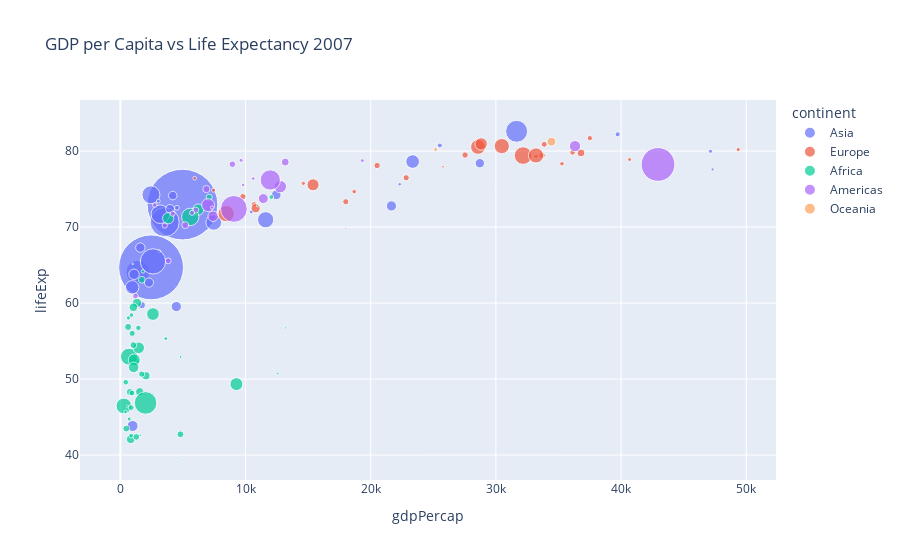

Notebook code cell kept with this figure:
### Markdown cell above
4. Add variables to appear in the hover tooltip by passing the optional input `hover_data`.
In this case, we add the column `country`

### Code cell
fig = px.scatter(df, x='gdpPercap', y ='lifeExp',
                 size='pop', size_max=50, 
                 color='continent', 
                 hover_data=['country'], 
                 title='GDP per Capita vs Life Expectancy 2007')

fig.show()

### Figure 1 — Plotly figure (JSON) as saved in the notebook; plotly's stock layout.template omitted (floating-point values rounded to 4 significant figures)
{"data": [{"customdata": [["Afghanistan"], ["Bahrain"], ["Bangladesh"], ["Cambodia"], ["China"], ["Hong Kong, China"], ["India"], ["Indonesia"], ["Iran"], ["Iraq"], ["Israel"], ["Japan"], ["Jordan"], ["Korea, Dem. Rep."], ["Korea, Rep."], ["Kuwait"], ["Lebanon"], ["Malaysia"], ["Mongolia"], ["Myanmar"], ["Nepal"], ["Oman"], ["Pakistan"], ["Philippines"], ["Saudi Arabia"], ["Singapore"], ["Sri Lanka"], ["Syria"], ["Taiwan"], ["Thailand"], ["Vietnam"], ["West Bank and Gaza"], ["Yemen, Rep."]], "hovertemplate": "continent=Asia<br>gdpPercap=%{x}<br>lifeExp=%{y}<br>pop=%{marker.size}<br>country=%{customdata[0]}<extra></extra>", "legendgroup": "Asia", "marker": {"color": "#636efa", "size": [31889923, 708573, 150448339, 14131858, 1318683096, 6980412, 1110396331, 223547000, 69453570, 27499638, 6426679, 127467972, 6053193, 23301725, 49044790, 2505559, 3921278, 24821286, 2874127, 47761980, 28901790, 3204897, 169270617, 91077287, 27601038, 4553009, 20378239, 19314747, 23174294, 65068149, 85262356, 4018332, 22211743], "sizemode": "area", "sizeref": 527500.0, "symbol": "circle"}, "mode": "markers", "name": "Asia", "orientation": "v", "showlegend": true, "type": "scatter", "x": [974.6, 29800.0, 1391.0, 1714.0, 4959.0, 39720.0, 2452.0, 3541.0, 11610.0, 4471.0, 25520.0, 31660.0, 4519.0, 1593.0, 23350.0, 47310.0, 10460.0, 12450.0, 3096.0, 944, 1091.0, 22320.0, 2606.0, 3190.0, 21650.0, 47140.0, 3970.0, 4185.0, 28720.0, 7458.0, 2442.0, 3025.0, 2281.0], "xaxis": "x", "y": [43.83, 75.64, 64.06, 59.72, 72.96, 82.21, 64.7, 70.65, 70.96, 59.55, 80.75, 82.6, 72.53, 67.3, 78.62, 77.59, 71.99, 74.24, 66.8, 62.07, 63.78, 75.64, 65.48, 71.69, 72.78, 79.97, 72.4, 74.14, 78.4, 70.62, 74.25, 73.42, 62.7], "yaxis": "y"}, {"customdata": [["Albania"], ["Austria"], ["Belgium"], ["Bosnia and Herzegovina"], ["Bulgaria"], ["Croatia"], ["Czech Republic"], ["Denmark"], ["Finland"], ["France"], ["Germany"], ["Greece"], ["Hungary"], ["Iceland"], ["Ireland"], ["Italy"], ["Montenegro"], ["Netherlands"], ["Norway"], ["Poland"], ["Portugal"], ["Romania"], ["Serbia"], ["Slovak Republic"], ["Slovenia"], ["Spain"], ["Sweden"], ["Switzerland"], ["Turkey"], ["United Kingdom"]], "hovertemplate": "continent=Europe<br>gdpPercap=%{x}<br>lifeExp=%{y}<br>pop=%{marker.size}<br>country=%{customdata[0]}<extra></extra>", "legendgroup": "Europe", "marker": {"color": "#EF553B", "size": [3600523, 8199783, 10392226, 4552198, 7322858, 4493312, 10228744, 5468120, 5238460, 61083916, 82400996, 10706290, 9956108, 301931, 4109086, 58147733, 684736, 16570613, 4627926, 38518241, 10642836, 22276056, 10150265, 5447502, 2009245, 40448191, 9031088, 7554661, 71158647, 60776238], "sizemode": "area", "sizeref": 527500.0, "symbol": "circle"}, "mode": "markers", "name": "Europe", "orientation": "v", "showlegend": true, "type": "scatter", "x": [5937.0, 36130.0, 33690.0, 7446.0, 10680.0, 14620.0, 22830.0, 35280.0, 33210.0, 30470.0, 32170.0, 27540.0, 18010.0, 36180.0, 40680.0, 28570.0, 9254.0, 36800.0, 49360.0, 15390.0, 20510.0, 10810.0, 9787.0, 18680.0, 25770.0, 28820.0, 33860.0, 37510.0, 8458.0, 33200.0], "xaxis": "x", "y": [76.42, 79.83, 79.44, 74.85, 73.0, 75.75, 76.49, 78.33, 79.31, 80.66, 79.41, 79.48, 73.34, 81.76, 78.89, 80.55, 74.54, 79.76, 80.2, 75.56, 78.1, 72.48, 74.0, 74.66, 77.93, 80.94, 80.88, 81.7, 71.78, 79.42], "yaxis": "y"}, {"customdata": [["Algeria"], ["Angola"], ["Benin"], ["Botswana"], ["Burkina Faso"], ["Burundi"], ["Cameroon"], ["Central African Republic"], ["Chad"], ["Comoros"], ["Congo, Dem. Rep."], ["Congo, Rep."], ["Cote d'Ivoire"], ["Djibouti"], ["Egypt"], ["Equatorial Guinea"], ["Eritrea"], ["Ethiopia"], ["Gabon"], ["Gambia"], ["Ghana"], ["Guinea"], ["Guinea-Bissau"], ["Kenya"], ["Lesotho"], ["Liberia"], ["Libya"], ["Madagascar"], ["Malawi"], ["Mali"], ["Mauritania"], ["Mauritius"], ["Morocco"], ["Mozambique"], ["Namibia"], ["Niger"], ["Nigeria"], ["Reunion"], ["Rwanda"], ["Sao Tome and Principe"], ["Senegal"], ["Sierra Leone"], ["Somalia"], ["South Africa"], ["Sudan"], ["Swaziland"], ["Tanzania"], ["Togo"], ["Tunisia"], ["Uganda"], ["Zambia"], ["Zimbabwe"]], "hovertemplate": "continent=Africa<br>gdpPercap=%{x}<br>lifeExp=%{y}<br>pop=%{marker.size}<br>country=%{customdata[0]}<extra></extra>", "legendgroup": "Africa", "marker": {"color": "#00cc96", "size": [33333216, 12420476, 8078314, 1639131, 14326203, 8390505, 17696293, 4369038, 10238807, 710960, 64606759, 3800610, 18013409, 496374, 80264543, 551201, 4906585, 76511887, 1454867, 1688359, 22873338, 9947814, 1472041, 35610177, 2012649, 3193942, 6036914, 19167654, 13327079, 12031795, 3270065, 1250882, 33757175, 19951656, 2055080, 12894865, 135031164, 798094, 8860588, 199579, 12267493, 6144562, 9118773, 43997828, 42292929, 1133066, 38139640, 5701579, 10276158, 29170398, 11746035, 12311143], "sizemode": "area", "sizeref": 527500.0, "symbol": "circle"}, "mode": "markers", "name": "Africa", "orientation": "v", "showlegend": true, "type": "scatter", "x": [6223.0, 4797.0, 1441.0, 12570.0, 1217.0, 430.1, 2042.0, 706.0, 1704.0, 986.1, 277.6, 3633.0, 1545.0, 2082.0, 5581.0, 12150.0, 641.4, 690.8, 13210.0, 752.7, 1328.0, 942.7, 579.2, 1463.0, 1569.0, 414.5, 12060.0, 1045.0, 759.3, 1043.0, 1803.0, 10960.0, 3820.0, 823.7, 4811.0, 619.7, 2014.0, 7670.0, 863.1, 1598.0, 1712.0, 862.5, 926.1, 9270.0, 2602.0, 4513.0, 1107.0, 883.0, 7093.0, 1056.0, 1271.0, 469.7], "xaxis": "x", "y": [72.3, 42.73, 56.73, 50.73, 52.3, 49.58, 50.43, 44.74, 50.65, 65.15, 46.46, 55.32, 48.33, 54.79, 71.34, 51.58, 58.04, 52.95, 56.73, 59.45, 60.02, 56.01, 46.39, 54.11, 42.59, 45.68, 73.95, 59.44, 48.3, 54.47, 64.16, 72.8, 71.16, 42.08, 52.91, 56.87, 46.86, 76.44, 46.24, 65.53, 63.06, 42.57, 48.16, 49.34, 58.56, 39.61, 52.52, 58.42, 73.92, 51.54, 42.38, 43.49], "yaxis": "y"}, {"customdata": [["Argentina"], ["Bolivia"], ["Brazil"], ["Canada"], ["Chile"], ["Colombia"], ["Costa Rica"], ["Cuba"], ["Dominican Republic"], ["Ecuador"], ["El Salvador"], ["Guatemala"], ["Haiti"], ["Honduras"], ["Jamaica"], ["Mexico"], ["Nicaragua"], ["Panama"], ["Paraguay"], ["Peru"], ["Puerto Rico"], ["Trinidad and Tobago"], ["United States"], ["Uruguay"], ["Venezuela"]], "hovertemplate": "continent=Americas<br>gdpPercap=%{x}<br>lifeExp=%{y}<br>pop=%{marker.size}<br>country=%{customdata[0]}<extra></extra>", "legendgroup": "Americas", "marker": {"color": "#ab63fa", "size": [40301927, 9119152, 190010647, 33390141, 16284741, 44227550, 4133884, 11416987, 9319622, 13755680, 6939688, 12572928, 8502814, 7483763, 2780132, 108700891, 5675356, 3242173, 6667147, 28674757, 3942491, 1056608, 301139947, 3447496, 26084662], "sizemode": "area", "sizeref": 527500.0, "symbol": "circle"}, "mode": "markers", "name": "Americas", "orientation": "v", "showlegend": true, "type": "scatter", "x": [12780.0, 3822.0, 9066.0, 36320.0, 13170.0, 7007.0, 9645.0, 8948.0, 6025.0, 6873.0, 5728.0, 5186.0, 1202.0, 3548.0, 7321.0, 11980.0, 2749.0, 9809.0, 4173.0, 7409.0, 19330.0, 18010.0, 42950.0, 10610.0, 11420.0], "xaxis": "x", "y": [75.32, 65.55, 72.39, 80.65, 78.55, 72.89, 78.78, 78.27, 72.23, 74.99, 71.88, 70.26, 60.92, 70.2, 72.57, 76.19, 72.9, 75.54, 71.75, 71.42, 78.75, 69.82, 78.24, 76.38, 73.75], "yaxis": "y"}, {"customdata": [["Australia"], ["New Zealand"]], "hovertemplate": "continent=Oceania<br>gdpPercap=%{x}<br>lifeExp=%{y}<br>pop=%{marker.size}<br>country=%{customdata[0]}<extra></extra>", "legendgroup": "Oceania", "marker": {"color": "#FFA15A", "size": [20434176, 4115771], "sizemode": "area", "sizeref": 527500.0, "symbol": "circle"}, "mode": "markers", "name": "Oceania", "orientation": "v", "showlegend": true, "type": "scatter", "x": [34440.0, 25190.0], "xaxis": "x", "y": [81.23, 80.2], "yaxis": "y"}], "layout": {"legend": {"itemsizing": "constant", "title": {"text": "continent"}, "tracegroupgap": 0}, "title": {"text": "GDP per Capita vs Life Expectancy 2007"}, "xaxis": {"anchor": "y", "domain": [0, 1], "title": {"text": "gdpPercap"}}, "yaxis": {"anchor": "x", "domain": [0, 1], "title": {"text": "lifeExp"}}}}
